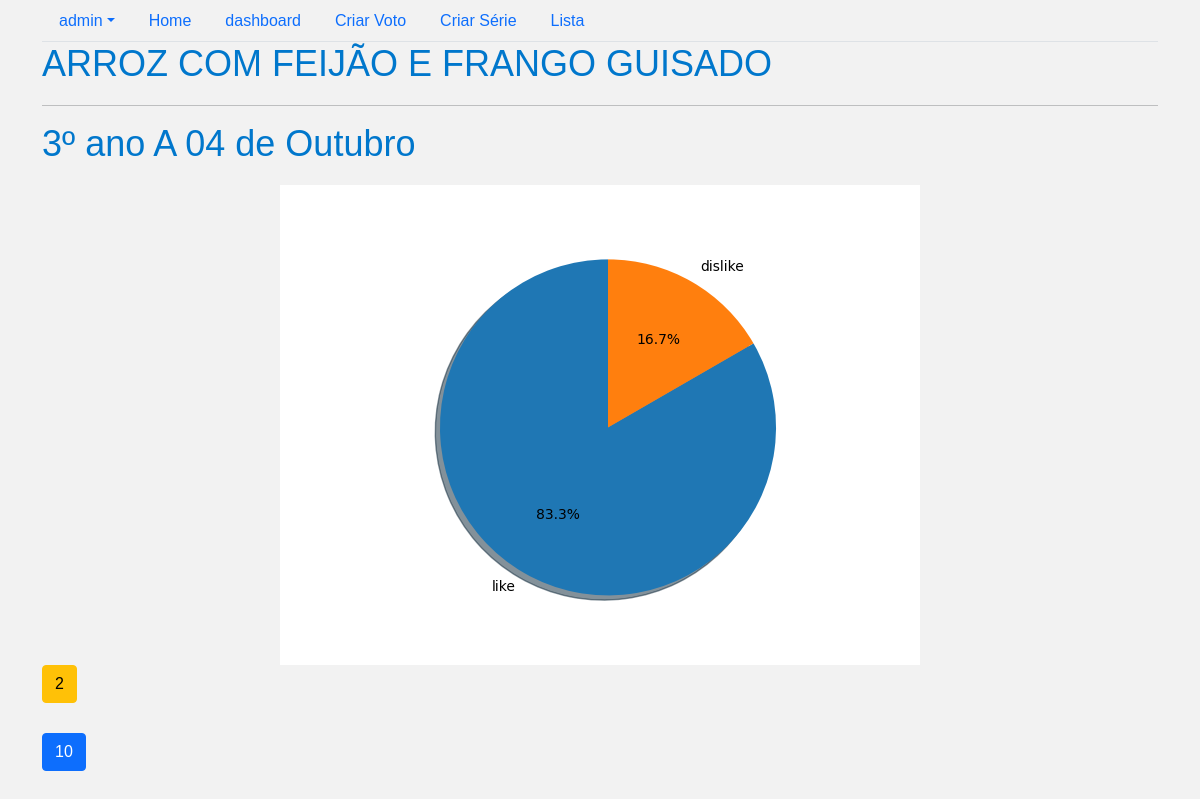
Screenshot of /Myapp/classroom_food_detail/149/ (signed in) with the database file from the repository.
### users/models.py (models this page shows, shortened)
class User(AbstractUser):
    uuid = models.UUIDField(unique=True, editable=False, default=uuid.uuid4)
    username = models.CharField(max_length=50,unique = True)
    email = models.EmailField("Email", unique=True)
    image = models.ImageField(upload_to = "account/", null=True, blank=True)
    USERNAME_FIELD = 'email'
    REQUIRED_FIELDS = ["username"]

### Myapp/models.py (models this page shows, shortened)
class Classroom_Food(models.Model):
    food = models.ForeignKey(Food, on_delete=models.CASCADE, null=True, blank=True)
    classroom = models.ForeignKey(Classroom, on_delete=models.CASCADE, null=True, blank=True)
    liked  = models.IntegerField()
    disliked = models.IntegerField()

class Food(models.Model):
    choices = (
        ("BISCOITO ROSQUINHA COM SUCO VITAMINA DE GOIABA E FRUTA", "BISCOITO ROSQUINHA COM SUCO VITAMINA DE GOIABA E FRUTA"),
        ("BISCOITO MARIA OU CREAM CRACKER COM SUCO", "BISCOITO MARIA OU CREAM CRACKER COM SUCO"),
        ("ARROZ COM FEIJÃO E FRANGO GUISADO","ARROZ COM FEIJÃO E FRANGO GUISADO"),
        ("SOPA DE FRANGO COM ESPAGUETE E LEGUMES","SOPA DE FRANGO COM ESPAGUETE E LEGUMES"),
        ("BEIJU COM MARGARINA E CAFÉ COM LEITE", "BEIJU COM MARGARINA E CAFÉ COM LEITE"),
        ("CUSCUZ RECHEADO COM OVOS MEXIDOS E SUCO","CUSCUZ RECHEADO COM OVOS MEXIDOS E SUCO"),
        ("BAIÃO DE 2 COM MACAXEIRA, CARNE BOVINA E SUCO","BAIÃO DE 2 COM MACAXEIRA, CARNE BOVINA E SUCO"),
        ("TAPIOCA COM QUEIJO COALHO E VITAMINA DE DE GOIABA", "TAPIOCA COM QUEIJO COALHO E VITAMINA DE GOIABA"),
        ("ARROZ DE LEITE COM PAÇOCA DE CARNES DE SOL","ARROZ DE LETE COM PAÇOCA DE CARNE DE SOL"),
        ("CUSCUZ RECHEADO COM CARNE MOÍDA E SUCO","CUSCUZ RECHEADO COM CARNE MOÍDA"),
        ("CACHORRO QUENTE COM MOLHO DE CARNE MOÍDA DE SUCO","CACHORRO QUENTE COM MOLHO DE CARNE MOÍDA E SUCO"),
        ("RISOTO DE FRANGO COM LEGUMES", "RISOTO DE FRANGO COM LEGUMES"),
        ("BOLO DE CACO E CAFÉ COM LEITE", "BOLO DE CACO E CAFÉ COM LEITE"),
        ("TAPIOCA RECHEADA COM OVOS MEXIDOS E SUCO DE POLPA", "TAPIOCA RECHEADA COM OVOS MEXIDOS E SUCO DE POLPA"),
        ("MUNGUNZÁ COM FRANGO AO MOLHO BRANCO","MUNGUNZÁ COM FRANGO AO MOLHO BRANCO"),
        ("SOPA DE CARNE BOVINA COM MACARRÃO E LEGUMES", "SOPA DE CARNE BOVINA COM MACARRÃO E LEGUMES"),
        ("MACARRONADA DE FRANGO", "MACARRONADA DE FRANGO"),
        ("BOLO SIMPLES COM VITAMINA DE BANANA E AVEIA", "BOLO SIMPLES COM VITAMINA DE BANANA E AVEIA"),
        ("CANJA DE FRANGO COM BATATA INGLESA E CENOURA", "CANJA DE FRANGO COM BATATA INGLESA E CENOURA"),
        ("BAIÃO DE 2 COM CARNE BOVINA E VINAGRETE", "BAIÃO DE 2 COM CARNE BOVINA E VINAGRETE"),
        ("MACARRONADA DE CARNE MOÍDA","MACARRONADA DE CARNE MOÍDA")
    )
    uuid = models.UUIDField(unique=True, editable=False, default=uuid.uuid4)
    name = models.CharField(max_length=255, choices=choices)
    user = models.ForeignKey(User, on_delete=models.CASCADE,null=True, blank=True)
    created_at = models.DateTimeField(auto_now_add=True)
    updated_at = models.DateTimeField(auto_now = True)
    def __str__(self):
        return self.name

class Classroom(models.Model):
    uuid = models.UUIDField(unique=True, editable=False, default=uuid.uuid4)
    name = models.CharField(max_length=255)
    user = models.ForeignKey(User, on_delete=models.CASCADE,null=True, blank=True)
    school = models.ForeignKey(School, on_delete=models.CASCADE, null= True, blank= True)
    created_at = models.DateTimeField(auto_now_add=True)
    updated_at = models.DateTimeField(auto_now = True)
    def __str__(self):
        return self.name

### Myapp/views.py (the view)
# urls.py: path("classroom_food_detail/<int:pk>/", Classroom_FoodDetailView.as_view(), name = "classroom_food_detail"),
class Classroom_FoodDetailView(LoginRequiredMixin, DetailView):
    model = Classroom_Food
    slug_url_kwarg = 'id'
    slug_field = 'id'
    context_object_name = 'classroom_food'
    def get_context_data(self, **kwargs):
        context = super().get_context_data(**kwargs)
        id = self.kwargs.get("pk")
        context['id'] = id
        return context

### Myapp/templates/Myapp/classroom_food_detail.html (shortened to what this page needs)
{% extends 'layouts/base.html' %}
{% load static %}
{% block content %}
<h1>{{classroom_food.food}}</h1>
<hr>
<h1>{{classroom_food.classroom}}</h1>
<div class="center">
    <img src="/Myapp/graphic/{{id}}/" alt="Bargraph">
</div>
<p><button class="btn btn-warning">{{classroom_food.disliked}}</button></p>
<p><button class="btn btn-primary">{{classroom_food.liked}}</button></p>
{% endblock %}

### templates/layouts/base.html (shortened to what this page needs)
{% load static %}
<!DOCTYPE html>
<html lang="en">
<head>
    <link href="https://cdn.jsdelivr.net/npm/bootstrap@5.0.2/dist/css/bootstrap.min.css" rel="stylesheet"
>
    <link rel="stylesheet" href="{% static 'assets/style/style.css' %}">
</head>
<body>
    <div class="container">
        <header>
            <ul class="nav nav-tabs">
                {% if user.is_authenticated %}
                    <li class="nav-item dropdown">
                        <a class="nav-link dropdown-toggle" data-bs-toggle="dropdown" href="#" role="button"
                            aria-expanded="false">{{ user.username }}</a>
                            </li>
                        </ul>
                    <li class="nav-item">
                        <a class="nav-link" href="/">Home</a>
                    </li>
                    <li class="nav-item">
                        <a class="nav-link" href="/dashboard/">dashboard</a>
                    </li>
                    <li class="nav-item">
                        <a class="nav-link" href="/Myapp/create/">Criar Voto</a>
                    </li>
                    <li class="nav-item">
                        <a class="nav-link" href="/Myapp/classroom_create/">Criar Série</a>
                    </li>
                    <li class="nav-item">
                        <a class="nav-link" href="/Myapp/list/">Lista</a>
                    </li>
                {% endif %}
        </header>
        {% block content %}
        {% endblock content %}
    </div>
</body>
</html>

### static/assets/style/style.css (style rules this page uses)
body { background-color: #f2f2f2; font-family: Arial, sans-serif; }
h1 { color: #0077cc; font-size: 36px; margin-bottom: 20px; }
p { font-size: 18px; margin-bottom: 30px; }
button { background-color: #0077cc; border: none; border-radius: 5px; color: #ffffff; cursor: pointer; font-size: 18px; padding: 10px 20px; transition: background-color 0.2s ease; }
.center { display: flex; justify-content: center; align-items: center; }

### rows the page displays
User: username "admin"
Classroom_Food: food "ARROZ COM FEIJÃO E FRANGO GUISADO", classroom "3º ano A 04 de Outubro", disliked "2", liked "10"
